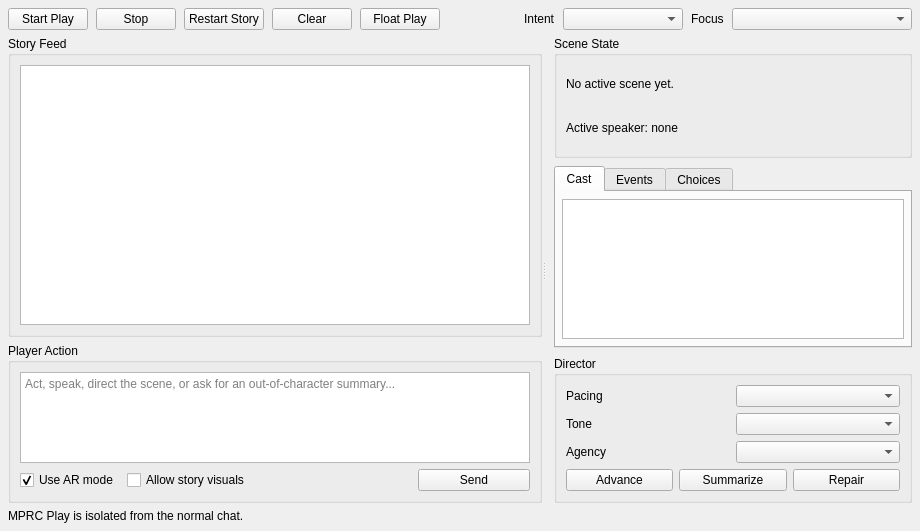
<?xml version="1.0" encoding="UTF-8"?>
<ui version="4.0">
 <class>MprcChatPlayTab</class>
 <widget class="QWidget" name="mprc_chat_play_tab">
  <property name="minimumSize">
   <size>
    <width>920</width>
    <height>500</height>
   </size>
  </property>
  <layout class="QVBoxLayout" name="mprc_chat_play_root_layout">
   <property name="leftMargin">
    <number>8</number>
   </property>
   <property name="topMargin">
    <number>8</number>
   </property>
   <property name="rightMargin">
    <number>8</number>
   </property>
   <property name="bottomMargin">
    <number>8</number>
   </property>
   <property name="spacing">
    <number>6</number>
   </property>
   <item>
    <layout class="QHBoxLayout" name="mprc_chat_play_toolbar">
     <property name="spacing">
      <number>8</number>
     </property>
     <item>
      <widget class="QPushButton" name="mprc_chat_start_button">
       <property name="text">
        <string>Start Play</string>
       </property>
      </widget>
     </item>
     <item>
      <widget class="QPushButton" name="mprc_chat_pause_button">
       <property name="text">
        <string>Stop</string>
       </property>
      </widget>
     </item>
     <item>
      <widget class="QPushButton" name="mprc_chat_restart_button">
       <property name="text">
        <string>Restart Story</string>
       </property>
      </widget>
     </item>
     <item>
      <widget class="QPushButton" name="mprc_chat_clear_button">
       <property name="text">
        <string>Clear</string>
       </property>
      </widget>
     </item>
     <item>
      <widget class="QPushButton" name="mprc_chat_float_button">
       <property name="text">
        <string>Float Play</string>
       </property>
      </widget>
     </item>
     <item>
      <spacer name="mprc_chat_toolbar_spacer">
       <property name="orientation">
        <enum>Qt::Horizontal</enum>
       </property>
       <property name="sizeHint" stdset="0">
        <size>
         <width>40</width>
         <height>20</height>
        </size>
       </property>
      </spacer>
     </item>
     <item>
      <widget class="QLabel" name="mprc_chat_mode_label">
       <property name="text">
        <string>Intent</string>
       </property>
      </widget>
     </item>
     <item>
      <widget class="QComboBox" name="mprc_chat_intent_combo">
       <property name="minimumSize">
        <size>
         <width>120</width>
         <height>0</height>
        </size>
       </property>
      </widget>
     </item>
     <item>
      <widget class="QLabel" name="mprc_chat_speaker_label">
       <property name="text">
        <string>Focus</string>
       </property>
      </widget>
     </item>
     <item>
      <widget class="QComboBox" name="mprc_chat_speaker_combo">
       <property name="minimumSize">
        <size>
         <width>180</width>
         <height>0</height>
        </size>
       </property>
      </widget>
     </item>
    </layout>
   </item>
   <item>
    <widget class="QSplitter" name="mprc_story_runtime_splitter">
     <property name="orientation">
      <enum>Qt::Horizontal</enum>
     </property>
     <widget class="QWidget" name="mprc_story_main_panel" native="true">
      <layout class="QVBoxLayout" name="mprc_story_main_layout">
       <property name="leftMargin">
        <number>0</number>
       </property>
       <property name="topMargin">
        <number>0</number>
       </property>
       <property name="rightMargin">
        <number>0</number>
       </property>
       <property name="bottomMargin">
        <number>0</number>
       </property>
       <property name="spacing">
        <number>6</number>
       </property>
       <item>
        <widget class="QGroupBox" name="mprc_story_feed_box">
         <property name="title">
          <string>Story Feed</string>
         </property>
         <layout class="QVBoxLayout" name="mprc_story_feed_layout">
          <item>
           <widget class="QTextBrowser" name="mprc_chat_transcript">
            <property name="minimumSize">
             <size>
             <width>0</width>
              <height>260</height>
             </size>
            </property>
            <property name="openExternalLinks">
             <bool>false</bool>
            </property>
           </widget>
          </item>
         </layout>
        </widget>
       </item>
       <item>
       <widget class="QGroupBox" name="mprc_player_action_box">
         <property name="sizePolicy">
          <sizepolicy hsizetype="Preferred" vsizetype="Fixed">
           <horstretch>0</horstretch>
           <verstretch>0</verstretch>
          </sizepolicy>
         </property>
         <property name="maximumSize">
          <size>
           <width>16777215</width>
           <height>160</height>
          </size>
         </property>
         <property name="title">
          <string>Player Action</string>
         </property>
         <layout class="QVBoxLayout" name="mprc_player_action_layout">
          <item>
           <widget class="QPlainTextEdit" name="mprc_chat_input">
            <property name="minimumSize">
             <size>
             <width>0</width>
              <height>72</height>
             </size>
            </property>
            <property name="maximumSize">
             <size>
              <width>16777215</width>
              <height>112</height>
             </size>
            </property>
            <property name="placeholderText">
             <string>Act, speak, direct the scene, or ask for an out-of-character summary...</string>
            </property>
           </widget>
          </item>
          <item>
           <layout class="QHBoxLayout" name="mprc_chat_input_actions">
            <property name="spacing">
             <number>8</number>
            </property>
            <item>
             <widget class="QCheckBox" name="mprc_chat_use_ar_checkbox">
              <property name="text">
               <string>Use AR mode</string>
              </property>
              <property name="checked">
               <bool>true</bool>
              </property>
             </widget>
            </item>
            <item>
             <widget class="QCheckBox" name="mprc_chat_visuals_checkbox">
              <property name="text">
               <string>Allow story visuals</string>
              </property>
             </widget>
            </item>
            <item>
             <spacer name="mprc_chat_input_spacer">
              <property name="orientation">
               <enum>Qt::Horizontal</enum>
              </property>
              <property name="sizeHint" stdset="0">
               <size>
                <width>40</width>
                <height>20</height>
               </size>
              </property>
             </spacer>
            </item>
            <item>
             <widget class="QPushButton" name="mprc_chat_send_button">
              <property name="minimumSize">
               <size>
                <width>112</width>
                <height>0</height>
               </size>
              </property>
              <property name="text">
               <string>Send</string>
              </property>
             </widget>
            </item>
           </layout>
          </item>
         </layout>
        </widget>
       </item>
      </layout>
     </widget>
     <widget class="QWidget" name="mprc_story_state_sidebar" native="true">
      <property name="minimumSize">
       <size>
        <width>310</width>
        <height>0</height>
       </size>
      </property>
      <layout class="QVBoxLayout" name="mprc_story_state_sidebar_layout">
       <property name="leftMargin">
        <number>8</number>
       </property>
       <property name="topMargin">
        <number>0</number>
       </property>
       <property name="rightMargin">
        <number>0</number>
       </property>
       <property name="bottomMargin">
        <number>0</number>
       </property>
       <property name="spacing">
        <number>8</number>
       </property>
       <item>
        <widget class="QGroupBox" name="mprc_scene_state_box">
         <property name="sizePolicy">
          <sizepolicy hsizetype="Preferred" vsizetype="Fixed">
           <horstretch>0</horstretch>
           <verstretch>0</verstretch>
          </sizepolicy>
         </property>
         <property name="maximumSize">
          <size>
           <width>16777215</width>
           <height>145</height>
          </size>
         </property>
         <property name="title">
          <string>Scene State</string>
         </property>
         <layout class="QVBoxLayout" name="mprc_scene_state_layout">
          <item>
           <widget class="QLabel" name="mprc_chat_scene_state_label">
            <property name="text">
             <string>No active scene yet.</string>
            </property>
            <property name="wordWrap">
             <bool>true</bool>
            </property>
           </widget>
          </item>
          <item>
           <widget class="QLabel" name="mprc_chat_active_speaker_label">
            <property name="text">
             <string>Active speaker: none</string>
            </property>
            <property name="wordWrap">
             <bool>true</bool>
            </property>
           </widget>
          </item>
         </layout>
        </widget>
       </item>
       <item>
        <widget class="QTabWidget" name="mprc_story_state_tabs">
         <property name="sizePolicy">
          <sizepolicy hsizetype="Preferred" vsizetype="Fixed">
           <horstretch>0</horstretch>
           <verstretch>0</verstretch>
          </sizepolicy>
         </property>
         <property name="minimumSize">
          <size>
           <width>0</width>
           <height>155</height>
          </size>
         </property>
         <property name="maximumSize">
          <size>
           <width>16777215</width>
           <height>200</height>
          </size>
         </property>
         <property name="currentIndex">
          <number>0</number>
         </property>
         <widget class="QWidget" name="mprc_present_characters_page">
          <attribute name="title">
           <string>Cast</string>
          </attribute>
          <layout class="QVBoxLayout" name="mprc_present_characters_layout">
           <property name="leftMargin">
            <number>6</number>
           </property>
           <property name="topMargin">
            <number>6</number>
           </property>
           <property name="rightMargin">
            <number>6</number>
           </property>
           <property name="bottomMargin">
            <number>6</number>
           </property>
           <item>
            <widget class="QListWidget" name="mprc_chat_present_characters_list">
             <property name="minimumSize">
              <size>
               <width>0</width>
               <height>80</height>
              </size>
             </property>
             <property name="maximumSize">
              <size>
               <width>16777215</width>
               <height>140</height>
              </size>
             </property>
            </widget>
           </item>
          </layout>
         </widget>
         <widget class="QWidget" name="mprc_recent_events_page">
          <attribute name="title">
           <string>Events</string>
          </attribute>
          <layout class="QVBoxLayout" name="mprc_recent_events_layout">
           <property name="leftMargin">
            <number>6</number>
           </property>
           <property name="topMargin">
            <number>6</number>
           </property>
           <property name="rightMargin">
            <number>6</number>
           </property>
           <property name="bottomMargin">
            <number>6</number>
           </property>
           <item>
            <widget class="QListWidget" name="mprc_chat_recent_events_list">
             <property name="minimumSize">
              <size>
               <width>0</width>
               <height>80</height>
              </size>
             </property>
             <property name="maximumSize">
              <size>
               <width>16777215</width>
               <height>140</height>
              </size>
             </property>
            </widget>
           </item>
          </layout>
         </widget>
         <widget class="QWidget" name="mprc_next_actions_page">
          <attribute name="title">
           <string>Choices</string>
          </attribute>
          <layout class="QVBoxLayout" name="mprc_next_actions_layout">
           <property name="leftMargin">
            <number>6</number>
           </property>
           <property name="topMargin">
            <number>6</number>
           </property>
           <property name="rightMargin">
            <number>6</number>
           </property>
           <property name="bottomMargin">
            <number>6</number>
           </property>
           <item>
            <widget class="QListWidget" name="mprc_chat_next_actions_list">
             <property name="minimumSize">
              <size>
               <width>0</width>
               <height>80</height>
              </size>
             </property>
             <property name="maximumSize">
              <size>
               <width>16777215</width>
               <height>140</height>
              </size>
             </property>
            </widget>
           </item>
          </layout>
         </widget>
        </widget>
       </item>
       <item>
        <widget class="QGroupBox" name="mprc_director_box">
         <property name="sizePolicy">
          <sizepolicy hsizetype="Preferred" vsizetype="Fixed">
           <horstretch>0</horstretch>
           <verstretch>0</verstretch>
          </sizepolicy>
         </property>
         <property name="maximumSize">
          <size>
           <width>16777215</width>
           <height>165</height>
          </size>
         </property>
         <property name="title">
          <string>Director</string>
         </property>
         <layout class="QGridLayout" name="mprc_director_layout">
          <item row="0" column="0">
           <widget class="QLabel" name="mprc_director_pacing_label">
            <property name="text">
             <string>Pacing</string>
            </property>
           </widget>
          </item>
          <item row="0" column="1">
           <widget class="QComboBox" name="mprc_chat_director_pacing_combo"/>
          </item>
          <item row="1" column="0">
           <widget class="QLabel" name="mprc_director_tone_label">
            <property name="text">
             <string>Tone</string>
            </property>
           </widget>
          </item>
          <item row="1" column="1">
           <widget class="QComboBox" name="mprc_chat_director_tone_combo"/>
          </item>
          <item row="2" column="0">
           <widget class="QLabel" name="mprc_director_agency_label">
            <property name="text">
             <string>Agency</string>
            </property>
           </widget>
          </item>
          <item row="2" column="1">
           <widget class="QComboBox" name="mprc_chat_director_agency_combo"/>
          </item>
          <item row="3" column="0" colspan="2">
           <layout class="QHBoxLayout" name="mprc_director_button_row">
            <item>
             <widget class="QPushButton" name="mprc_chat_advance_scene_button">
              <property name="text">
               <string>Advance</string>
              </property>
             </widget>
            </item>
            <item>
             <widget class="QPushButton" name="mprc_chat_summarize_button">
              <property name="text">
               <string>Summarize</string>
              </property>
             </widget>
            </item>
            <item>
             <widget class="QPushButton" name="mprc_chat_repair_button">
              <property name="text">
               <string>Repair</string>
              </property>
             </widget>
            </item>
           </layout>
          </item>
         </layout>
        </widget>
       </item>
      </layout>
     </widget>
    </widget>
   </item>
   <item>
    <widget class="QLabel" name="mprc_chat_status_label">
     <property name="text">
      <string>MPRC Play is isolated from the normal chat.</string>
     </property>
     <property name="wordWrap">
      <bool>true</bool>
     </property>
    </widget>
   </item>
  </layout>
 </widget>
 <resources/>
 <connections/>
</ui>
